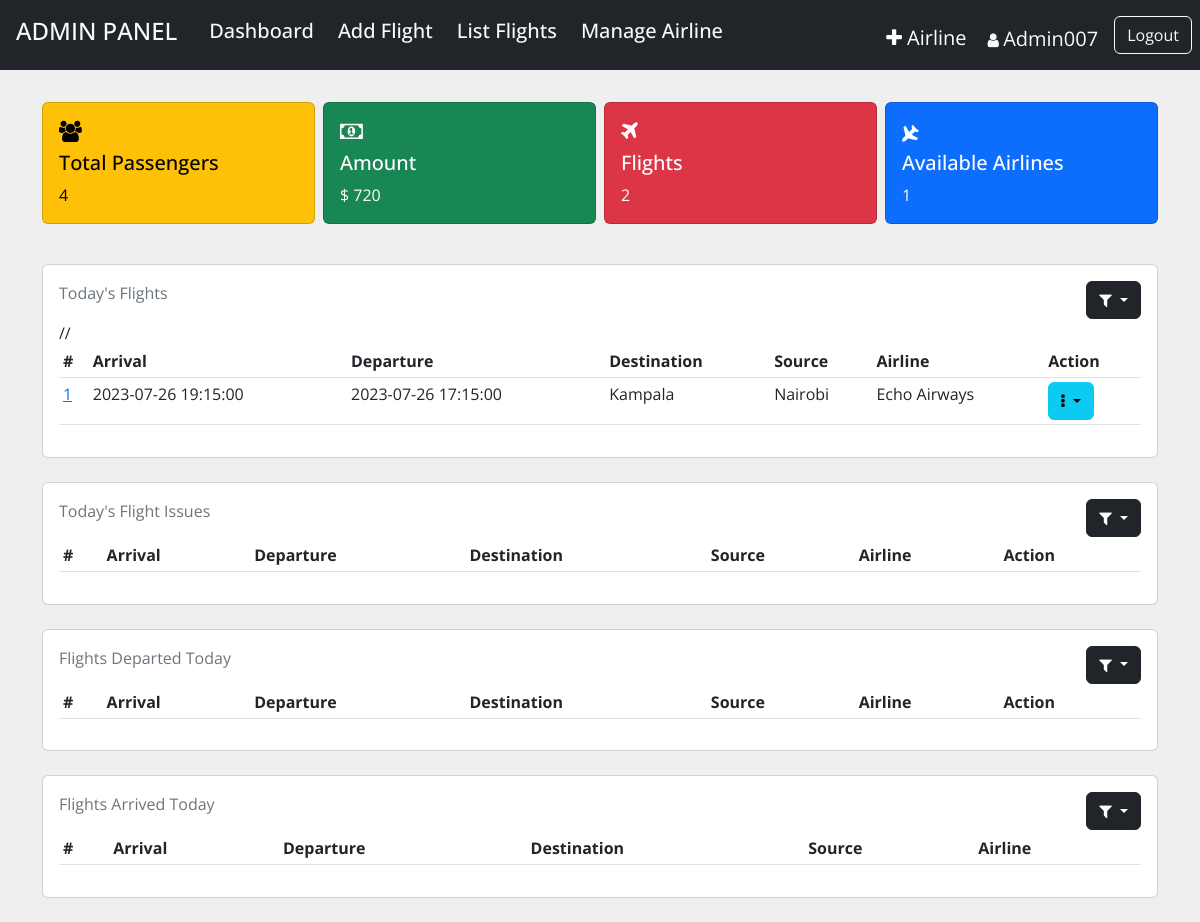
The app's page /admin/index.php?login=success (signed in) with its own data.
### tables this page shows
CREATE TABLE `flight` (
  `flight_id` int(11) NOT NULL,
  `admin_id` int(11) NOT NULL,
  `arrival` datetime NOT NULL,
  `departure` datetime NOT NULL,
  `destination` varchar(20) NOT NULL,
  `source` varchar(20) NOT NULL,
  `airline` varchar(20) NOT NULL,
  `seats` varchar(110) NOT NULL,
  `duration` varchar(20) NOT NULL,
  `price` int(11) NOT NULL,
  `status` varchar(6) DEFAULT NULL,
  `issue` varchar(50) DEFAULT NULL,
  `last_seat` varchar(5) DEFAULT '',
  `bus_seat` int(11) DEFAULT 20,
  `last_bus_seat` varchar(5) DEFAULT ''
);

### admin/index.php (the view, shortened to what this page needs)
<?php include_once 'header.php';
require '../helpers/init_conn_db.php';?>
<main>
    <?php if(isset($_SESSION['adminId'])) { ?>
        <div class="container">
            <div class="main-section">
                <div class="row row-cols-1 row-cols-sm-4 g-2 mt-4">
                    <div class="col">
                        <div class="card text-bg-warning mb-3">
                            <div class="card-body">
                                <i class="fa fa-lg fa-users" aria-hidden="true"></i><br>
                                <h5 class="card-title mt-2">Total Passengers</h5>
                                <p class="card-text"><?php include 'psngrctrl.php';?></p>
                            </div>
                        </div>
                    </div>
                    <div class="col">
                        <div class="card text-bg-success mb-3">
                            <div class="card-body">
                                <i class="fa fa-lg fa-money" aria-hidden="true"></i><br>
                                <h5 class="card-title mt-2">Amount</h5>
                                <p class="card-text">$ <?php include 'amtctrl.php';?></p>
                            </div>
                        </div>
                    </div>
                    <div class="col">
                        <div class="card text-bg-danger mb-3">
                            <div class="card-body">
                                <i class="fa fa-lg fa-plane" aria-hidden="true"></i><br>
                                <h5 class="card-title mt-2">Flights</h5>
                                <p class="card-text"><?php include 'flightsctrl.php';?></p>
                            </div>
                        </div>
                    </div>
                    <div class="col">
                        <div class="card text-bg-primary mb-3">
                            <div class="card-body">
                                <i class="fa fa-lg fa-plane fa-rotate-180" aria-hidden="true"></i><br>
                                <h5 class="card-title mt-2">Available Airlines</h5>
                                <p class="card-text"><?php include 'airlctrl.php';?></p>
                            </div>
                        </div>
                    </div>
                </div>
            </div>
            <div class="card mt-4" id="flight">
                <div class="card-body">
                    <div class="dropdown" style="float: right;">
                        <button class="btn btn-dark dropdown-toggle" type="button" id="dropdownMenuButton"
                        data-bs-toggle="dropdown" aria-haspopup="true" aria-expanded="false">
                            <i class="fa fa-filter"></i>
                        </button>
                    </div>
                    <p class="text-secondary">Today's Flights</p>
                    <table class="table table-sm table-hover">
                        <thead class="thead-dark">
                            <tr>
                                <th scope="col">#</th>
                                <th scope="col">Arrival</th>
                                <th scope="col">Departure</th>
                                <th scope="col">Destination</th>
                                <th scope="col">Source</th>
                                <th scope="col">Airline</th>
                                <th>Action</th>
                            </tr>
                        </thead>
                        <tbody>
                            <tr>
                            <?php
                            $curr_date = (string)date('y-m-d');
                            $curr_date = '20'.$curr_date;
                            $sql = "SELECT * FROM flight WHERE DATE(departure)=?";
                            $stmt = mysqli_stmt_init($conn);
                            mysqli_stmt_prepare($stmt,$sql);
                            mysqli_stmt_bind_param($stmt,'s',$curr_date);
                            mysqli_stmt_execute($stmt);
                            $result = mysqli_stmt_get_result($stmt);
                            while ($row = mysqli_fetch_assoc($result)) {
                                if ($row['status']== '') {
                                    echo '
                                    <td scope="row">
                                    <a href="pass-list.php?flight_id='.$row['flight_id'].'" style="text-decoration:underline;">
                                    '.$row['flight_id'].' </a> </td>
                                    <td>'.$row['arrival'].'</td>
                                    <td>'.$row['departure'].'</td>
                                    <td>'.$row['destination'].'</td>
                                    <td>'.$row['source'].'</td>
                                    <td>'.$row['airline'].'</td>
                                    <th class="options">
                                    <div class="dropdown">
                                        <button class="btn btn-info dropdown-toggle" type="button"
                                        id="dropdownMenuButton" data-toggle="dropdown"
                                            aria-haspopup="true" aria-expanded="false">
                                        <i class="fa fa-ellipsis-v"></i> </td>
                                        </button>
                                            value='.$row['flight_id'].'>
                                        </div>
                                        </th>
                                        //</tr>
                                        ';
                                    }}
                                ?>
                        </tbody>
                    </table>
                </div>
            </div>
            <div class="card mt-4" id="issue">
                <div class="card-body">
                    <div class="dropdown" style="float:right;">
                        <button class="btn btn-dark dropdown-toggle" type="button" id="dropdownMenuButton"
                        data-bs-toggle="dropdown" aria-haspopup="true" aria-expanded="false">
                            <i class="fa fa-filter"></i>
                        </button>
                    </div>
                    <p class="text-secondary">Today's Flight Issues</p>
                    <table class="table table-sm table-hover">
                        <thead class="thead-dark">
                            <tr>
                                <th scope="col">#</th>
                                <th scope="col">Arrival</th>
                                <th scope="col">Departure</th>
                                <th scope="col">Destination</th>
                                <th scope="col">Source</th>
                                <th scope="col">Airline</th>
                                <th>Action</th>
                            </tr>
                        </thead>
                    </table>
                </div>
            </div>
            <div class="card mt-4" id="dep">
                <div class="card-body">
                    <div class="dropdown" style="float: right;">
                        <button class="btn btn-dark dropdown-toggle" type="button" id="dropdownMenuButton"
                        data-bs-toggle="dropdown" aria-haspopup="true" aria-expanded="false">
                            <i class="fa fa-filter"></i>
                        </button>
                    </div>
                    <p class=" text-secondary">Flights Departed Today</p>
                    <table class="table table-sm table-hover">
                        <thead class="thead-dark">
                            <tr>
                                <th scope="col">#</th>
                                <th scope="col">Arrival</th>
                                <th scope="col">Departure</th>
                                <th scope="col">Destination</th>
                                <th scope="col">Source</th>
                                <th scope="col">Airline</th>
                                <th>Action</th>
                            </tr>
                        </thead>
                    </table>
                </div>
            </div>
            <div class="card mt-4 mb-4" id="arr">
                <div class="card-body">
                    <div class="dropdown" style="float: right;">
                        <button class="btn btn-dark dropdown-toggle" type="button" id="dropdownMenuButton"
                        data-bs-toggle="dropdown" aria-haspopup="true" aria-expanded="false">
                            <i class="fa fa-filter"></i>
                        </button>
                    </div>
                    <p class=" text-secondary">Flights Arrived Today</p>
                    <table class="table table-sm table-hover">
                        <thead class="thead-dark">
                            <tr>
                                <th scope="col">#</th>
                                <th scope="col">Arrival</th>
                                <th scope="col">Departure</th>
                                <th scope="col">Destination</th>
                                <th scope="col">Source</th>
                                <th scope="col">Airline</th>
                            </tr>
                        </thead>
                    </table>
                </div>
            </div>
        </div>
        <?php } ?>
</main>
<?php include_once 'footer.php'; ?>

### admin/header.php (style rules this page uses)
body { font-family: 'Open Sans', sans-serif; }

### admin/index.php (style rules this page uses)
body { background-color: #efefef; font-family: 'Open Sans', sans-serif; }

### records on screen
flight: flight_id "1", arrival "2023-07-26 19:15:00", departure "2023-07-26 17:15:00", destination "Kampala", source "Nairobi", airline "Echo Airways"

### other values on screen
$_SESSION['adminUname'] "Admin007"
$query->num_rows "4"
$row_amountsum['SUM(cost)'] "720"
$query->num_rows "2"
$query->num_rows "1"
